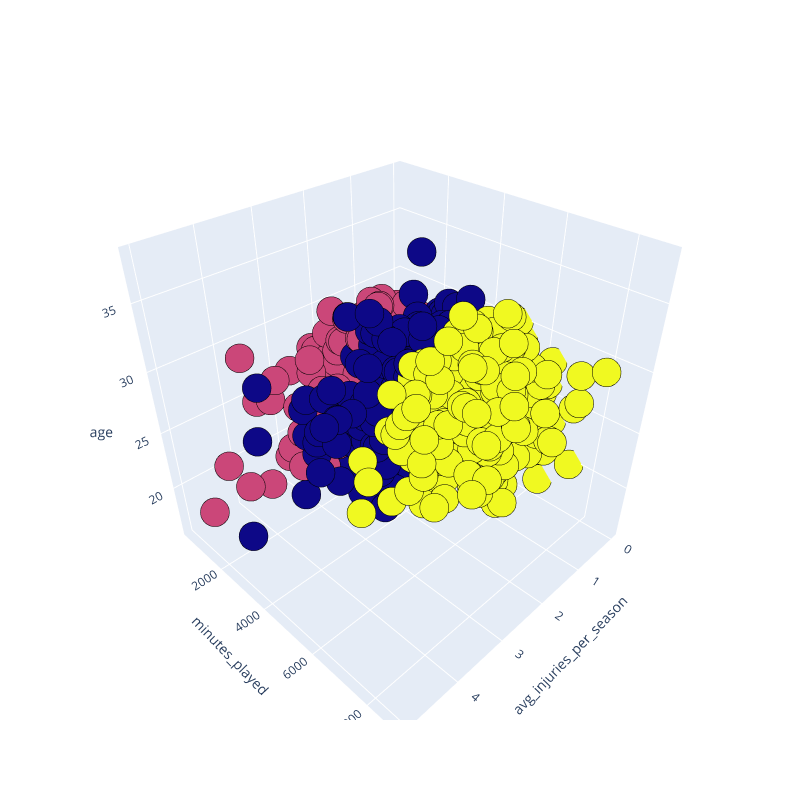

The notebook cell saved with this chart:
### Code cell
L = df[df["current_price"] > 5_000_000].drop(columns = ["current_price", "club_price"])
kmeans = KMeans(n_clusters = 3)
kmeans.fit(L)

plot = dict(xaxis = dict(title = 'avg_injuries_per_season'), yaxis = dict(title = 'minutes_played'), zaxis = dict(title = 'age'))
labels = kmeans.labels_
trace = go.Scatter3d(x = L["avg_injuries_per_season"], y = L["minutes_played"], z = L["age"], mode='markers',marker=dict(color = labels, size= 10, line=dict(color= 'black',width = 10)))
layout = go.Layout(margin=dict(l=0,r=0), scene = plot, height = 800, width = 800)
data = [trace]
fig = go.Figure(data = data, layout = layout)
fig.show()

### Figure 1 — Plotly figure (JSON) as saved in the notebook; plotly's stock layout.template omitted (floating-point values rounded to 4 significant figures; data arrays with more than 128 entries replaced by an {"elided": "..."} marker saying what was removed)
{"data": [{"marker": {"color": {"elided": "1408 int values"}, "line": {"color": "black", "width": 10}, "size": 10}, "mode": "markers", "type": "scatter3d", "x": {"elided": "1408 float values"}, "y": {"elided": "1408 int values"}, "z": {"elided": "1408 int values"}}], "layout": {"height": 800, "margin": {"l": 0, "r": 0}, "scene": {"xaxis": {"title": {"text": "avg_injuries_per_season"}}, "yaxis": {"title": {"text": "minutes_played"}}, "zaxis": {"title": {"text": "age"}}}, "width": 800}}
